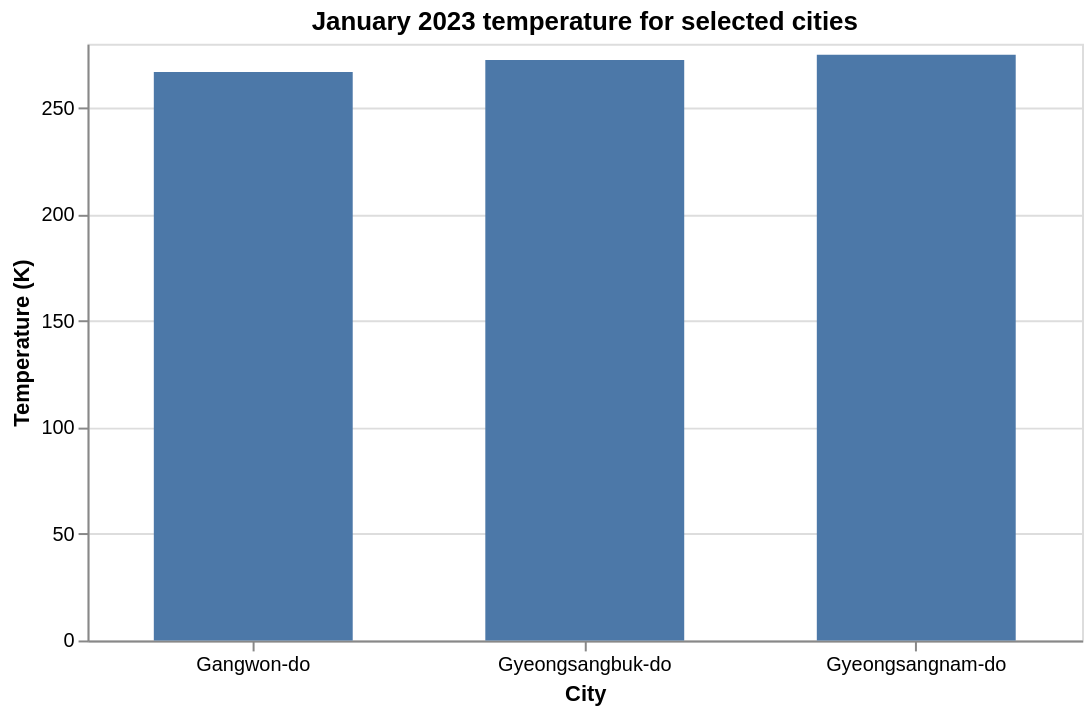

Notebook source saved alongside this figure:
### Markdown cell above
**3.** Plot the temperature for the cities as a bar chart.

### Code cell
alt.Chart(city_climates_dataframe).mark_bar(size=100).encode(
    alt.X('city:N', sort='y', axis=alt.Axis(labelAngle=0), title='City'),
    alt.Y('temperature_2m:Q', title='Temperature (K)'),
    tooltip=[
        alt.Tooltip('city:N', title='City'),
        alt.Tooltip('temperature_2m:Q', title='Temperature (K)'),
    ],
).properties(title='January 2023 temperature for selected cities', width=500)

### Figure 1 — Vega-Lite specification as saved in the notebook (floating-point values rounded to 4 significant figures)
{"config": {"view": {"continuousWidth": 300, "continuousHeight": 300}}, "data": {"name": "data-840a9a63c6eac68befad02b41ef2b62a"}, "mark": {"type": "bar", "size": 100}, "encoding": {"tooltip": [{"field": "city", "title": "City", "type": "nominal"}, {"field": "temperature_2m", "title": "Temperature (K)", "type": "quantitative"}], "x": {"axis": {"labelAngle": 0}, "field": "city", "sort": "y", "title": "City", "type": "nominal"}, "y": {"field": "temperature_2m", "title": "Temperature (K)", "type": "quantitative"}}, "title": "January 2023 temperature for selected cities", "width": 500, "$schema": "https://vega.github.io/schema/vega-lite/v6.4.1.json", "datasets": {"data-840a9a63c6eac68befad02b41ef2b62a": [{"geo": {"type": "Point", "coordinates": [128.3, 37.88]}, "city": "Gangwon-do", "dewpoint_temperature_2m": 259.9, "dewpoint_temperature_2m_max": 277.6, "dewpoint_temperature_2m_min": 239.7, "evaporation_from_bare_soil_max": 0, "evaporation_from_bare_soil_min": -5.169e-06, "evaporation_from_bare_soil_sum": -5.172e-05, "evaporation_from_open_water_surfaces_excluding_oceans_max": 7.794e-06, "evaporation_from_open_water_surfaces_excluding_oceans_min": -1.733e-06, "evaporation_from_open_water_surfaces_excluding_oceans_sum": 4.562e-05, "evaporation_from_the_top_of_canopy_max": 4.975e-06, "evaporation_from_the_top_of_canopy_min": -5.537e-05, "evaporation_from_the_top_of_canopy_sum": -0.0001795, "evaporation_from_vegetation_transpiration_max": 1.863e-09, "evaporation_from_vegetation_transpiration_min": -1.863e-09, "evaporation_from_vegetation_transpiration_sum": 1.397e-08, "forecast_albedo": 0.2689, "forecast_albedo_max": 0.3554, "forecast_albedo_min": 0.1307, "lake_bottom_temperature": 275.1, "lake_bottom_temperature_max": 275.1, "lake_bottom_temperature_min": 275.1, "lake_ice_depth": 0.5397, "lake_ice_depth_max": 0.6668, "lake_ice_depth_min": 0.4179, "lake_ice_temperature": 264.6, "lake_ice_temperature_max": 273.2, "lake_ice_temperature_min": 249.2, "lake_mix_layer_depth": 11.19, "lake_mix_layer_depth_max": 11.19, "lake_mix_layer_depth_min": 11.19, "lake_mix_layer_temperature": 273.1, "lake_mix_layer_temperature_max": 273.1, "lake_mix_layer_temperature_min": 273.1, "lake_shape_factor": 0.6478, "lake_shape_factor_max": 0.6478, "lake_shape_factor_min": 0.6478, "lake_total_layer_temperature": 273.8, "lake_total_layer_temperature_max": 273.8, "lake_total_layer_temperature_min": 273.8, "leaf_area_index_high_vegetation": 1.105, "leaf_area_index_high_vegetation_max": 1.125, "leaf_area_index_high_vegetation_min": 1.086, "leaf_area_index_low_vegetation": 2.441, "leaf_area_index_low_vegetation_max": 2.443, "leaf_area_index_low_vegetation_min": 2.439, "potential_evaporation_max": 2.052e-05, "potential_evaporation_min": -0.001369, "potential_evaporation_sum": -0.1206, "runoff_max": 0.0007838, "runoff_min": 2.924e-05, "runoff_sum": 0.02626, "skin_reservoir_content": 9.32e-05, "skin_reservoir_content_max": 0.000228, "skin_reservoir_content_min": -1.11e-19, "skin_temperature": 264.3, "skin_temperature_max": 284.8, "skin_temperature_min": 237.6, "snow_albedo": 0.6895, "snow_albedo_max": 0.8426, "snow_albedo_min": 0.5501, "snow_cover": 71.02, "snow_cover_max": 100.0, "snow_cover_min": 17.01, "snow_density": 152.7, "snow_density_max": 158.5, "snow_density_min": 139.0, "snow_depth": 0.09779, "snow_depth_max": 0.1709, "snow_depth_min": 0.01758, "snow_depth_water_equivalent": 0.01502, "snow_depth_water_equivalent_max": 0.02574, "snow_depth_water_equivalent_min": 0.002594, "snow_evaporation_max": 7.857e-06, "snow_evaporation_min": -0.0001284, "snow_evaporation_sum": -0.009285, "snowfall_max": 0.001526, "snowfall_min": -9.313e-10, "snowfall_sum": 0.03302, "snowmelt_max": 0.00105, "snowmelt_min": -1.863e-09, "snowmelt_sum": 0.008324, "soil_temperature_level_1": 270.8, "soil_temperature_level_1_max": 272.3, "soil_temperature_level_1_min": 265.4, "soil_temperature_level_2": 271.2, "soil_temperature_level_2_max": 271.9, "soil_temperature_level_2_min": 268.0, "soil_temperature_level_3": 273.1, "soil_temperature_level_3_max": 273.3, "soil_temperature_level_3_min": 273.1, "soil_temperature_level_4": 278.3, "soil_temperature_level_4_max": 280.3, "soil_temperature_level_4_min": 276.7, "sub_surface_runoff_max": 3.514e-05, "sub_surface_runoff_min": 2.923e-05, "sub_surface_runoff_sum": 0.0236, "surface_latent_heat_flux_max": 27210, "surface_latent_heat_flux_min": -364000.0, "surface_latent_heat_flux_sum": -26322756, "surface_net_solar_radiation_max": 1580887, "surface_net_solar_radiation_min": 0, "surface_net_solar_radiation_sum": 226019120, "surface_net_thermal_radiation_max": 101206, "surface_net_thermal_radiation_min": -501000.0, "surface_net_thermal_radiation_sum": -172130146, "surface_pressure": 94850.0, "surface_pressure_max": 95570.0, "surface_pressure_min": 93740.0, "surface_runoff_max": 0.0007517, "surface_runoff_min": -7.451e-09, "surface_runoff_sum": 0.002664, "surface_sensible_heat_flux_max": 342780, "surface_sensible_heat_flux_min": -905923, "surface_sensible_heat_flux_sum": -49952708, "surface_solar_radiation_downwards_max": 2204833, "surface_solar_radiation_downwards_min": -2, "surface_solar_radiation_downwards_sum": 312109152, "surface_thermal_radiation_downwards_max": 1243000.0, "surface_thermal_radiation_downwards_min": 433992, "surface_thermal_radiation_downwards_sum": 569007158, "temperature_2m": 266.7, "temperature_2m_max": 282.7, "temperature_2m_min": 247.9, "temperature_of_snow_layer": 262.8, "temperature_of_snow_layer_max": 273.2, "temperature_of_snow_layer_min": 241.5, "total_evaporation_max": 1.081e-05, "total_evaporation_min": -0.0001284, "total_evaporation_sum": -0.009287, "total_precipitation_max": 0.004163, "total_precipitation_min": -1.751e-08, "total_precipitation_sum": 0.05832, "u_component_of_wind_10m": 1.314, "u_component_of_wind_10m_max": 4.649, "u_component_of_wind_10m_min": -2.822, "v_component_of_wind_10m": 0.7091, "v_component_of_wind_10m_max": 2.747, "v_component_of_wind_10m_min": -1.581, "volumetric_soil_water_layer_1": 0.375, "volumetric_soil_water_layer_1_max": 0.439, "volumetric_soil_water_layer_1_min": 0.3617, "volumetric_soil_water_layer_2": 0.3585, "volumetric_soil_water_layer_2_max": 0.4136, "volumetric_soil_water_layer_2_min": 0.3312, "volumetric_soil_water_layer_3": 0.337, "volumetric_soil_water_layer_3_max": 0.3454, "volumetric_soil_water_layer_3_min": 0.326, "volumetric_soil_water_layer_4": 0.3821, "volumetric_soil_water_layer_4_max": 0.3848, "volumetric_soil_water_layer_4_min": 0.3799}, {"geo": {"type": "Point", "coordinates": [128.7, 36.3]}, "city": "Gyeongsangbuk-do", "dewpoint_temperature_2m": 263.2, "dewpoint_temperature_2m_max": 285.7, "dewpoint_temperature_2m_min": 242.8, "evaporation_from_bare_soil_max": 0, "evaporation_from_bare_soil_min": -0.0001192, "evaporation_from_bare_soil_sum": -0.001224, "evaporation_from_open_water_surfaces_excluding_oceans_max": 6.275e-05, "evaporation_from_open_water_surfaces_excluding_oceans_min": -1.99e-05, "evaporation_from_open_water_surfaces_excluding_oceans_sum": -0.0009405, "evaporation_from_the_top_of_canopy_max": 4.158e-06, "evaporation_from_the_top_of_canopy_min": -0.0001732, "evaporation_from_the_top_of_canopy_sum": -0.001323, "evaporation_from_vegetation_transpiration_max": 8.81e-07, "evaporation_from_vegetation_transpiration_min": -8.1e-07, "evaporation_from_vegetation_transpiration_sum": -0.000114, "forecast_albedo": 0.1494, "forecast_albedo_max": 0.1789, "forecast_albedo_min": 0.1189, "lake_bottom_temperature": 274.5, "lake_bottom_temperature_max": 274.5, "lake_bottom_temperature_min": 274.4, "lake_ice_depth": 0.1459, "lake_ice_depth_max": 0.2906, "lake_ice_depth_min": 0.05786, "lake_ice_temperature": 269.5, "lake_ice_temperature_max": 273.2, "lake_ice_temperature_min": 255.1, "lake_mix_layer_depth": 8.912, "lake_mix_layer_depth_max": 10.37, "lake_mix_layer_depth_min": 8.293, "lake_mix_layer_temperature": 273.2, "lake_mix_layer_temperature_max": 273.3, "lake_mix_layer_temperature_min": 273.1, "lake_shape_factor": 0.6615, "lake_shape_factor_max": 0.6644, "lake_shape_factor_min": 0.6569, "lake_total_layer_temperature": 273.7, "lake_total_layer_temperature_max": 273.9, "lake_total_layer_temperature_min": 273.7, "leaf_area_index_high_vegetation": 1.453, "leaf_area_index_high_vegetation_max": 1.456, "leaf_area_index_high_vegetation_min": 1.444, "leaf_area_index_low_vegetation": 2.788, "leaf_area_index_low_vegetation_max": 2.788, "leaf_area_index_low_vegetation_min": 2.787, "potential_evaporation_max": 6.36e-05, "potential_evaporation_min": -0.000608, "potential_evaporation_sum": -0.09203, "runoff_max": 0.0003643, "runoff_min": 3.71e-06, "runoff_sum": 0.003728, "skin_reservoir_content": 3.168e-05, "skin_reservoir_content_max": 0.0003196, "skin_reservoir_content_min": -1.11e-19, "skin_temperature": 271.1, "skin_temperature_max": 288.2, "skin_temperature_min": 256.6, "snow_albedo": 0.5559, "snow_albedo_max": 0.63, "snow_albedo_min": 0.5205, "snow_cover": 13.0, "snow_cover_max": 24.19, "snow_cover_min": 0.4297, "snow_density": 152.9, "snow_density_max": 155.2, "snow_density_min": 144.3, "snow_depth": 0.01296, "snow_depth_max": 0.02344, "snow_depth_min": -7.345e-24, "snow_depth_water_equivalent": 0.001983, "snow_depth_water_equivalent_max": 0.003725, "snow_depth_water_equivalent_min": 6.676e-05, "snow_evaporation_max": 1.269e-06, "snow_evaporation_min": -2.937e-05, "snow_evaporation_sum": -0.002993, "snowfall_max": 0.001003, "snowfall_min": -3.725e-09, "snowfall_sum": 0.00518, "snowmelt_max": 0.0001607, "snowmelt_min": -1.863e-09, "snowmelt_sum": 0.004728, "soil_temperature_level_1": 272.5, "soil_temperature_level_1_max": 278.3, "soil_temperature_level_1_min": 266.5, "soil_temperature_level_2": 273.0, "soil_temperature_level_2_max": 275.0, "soil_temperature_level_2_min": 272.3, "soil_temperature_level_3": 275.3, "soil_temperature_level_3_max": 275.7, "soil_temperature_level_3_min": 274.5, "soil_temperature_level_4": 281.8, "soil_temperature_level_4_max": 284.0, "soil_temperature_level_4_min": 279.9, "sub_surface_runoff_max": 3.777e-06, "sub_surface_runoff_min": 3.718e-06, "sub_surface_runoff_sum": 0.002783, "surface_latent_heat_flux_max": 159204, "surface_latent_heat_flux_min": -450200.0, "surface_latent_heat_flux_sum": -17476468, "surface_net_solar_radiation_max": 1943502, "surface_net_solar_radiation_min": 0, "surface_net_solar_radiation_sum": 274651094, "surface_net_thermal_radiation_max": 104786, "surface_net_thermal_radiation_min": -513700.0, "surface_net_thermal_radiation_sum": -204110024, "surface_pressure": 100200.0, "surface_pressure_max": 101000.0, "surface_pressure_min": 98740.0, "surface_runoff_max": 0.0003606, "surface_runoff_min": -7.451e-09, "surface_runoff_sum": 0.0009447, "surface_sensible_heat_flux_max": 294607, "surface_sensible_heat_flux_min": -1476704, "surface_sensible_heat_flux_sum": -67136220, "surface_solar_radiation_downwards_max": 2268827, "surface_solar_radiation_downwards_min": -2, "surface_solar_radiation_downwards_sum": 323693712, "surface_thermal_radiation_downwards_max": 1340000.0, "surface_thermal_radiation_downwards_min": 475076, "surface_thermal_radiation_downwards_sum": 611865914, "temperature_2m": 272.3, "temperature_2m_max": 286.2, "temperature_2m_min": 256.9, "temperature_of_snow_layer": 266.5, "temperature_of_snow_layer_max": 273.2, "temperature_of_snow_layer_min": 253.1, "total_evaporation_max": 6.36e-05, "total_evaporation_min": -0.0001793, "total_evaporation_sum": -0.006586, "total_precipitation_max": 0.003989, "total_precipitation_min": -2.428e-08, "total_precipitation_sum": 0.03264, "u_component_of_wind_10m": 1.857, "u_component_of_wind_10m_max": 6.488, "u_component_of_wind_10m_min": -2.827, "v_component_of_wind_10m": -0.6454, "v_component_of_wind_10m_max": 3.117, "v_component_of_wind_10m_min": -3.846, "volumetric_soil_water_layer_1": 0.3487, "volumetric_soil_water_layer_1_max": 0.439, "volumetric_soil_water_layer_1_min": 0.3177, "volumetric_soil_water_layer_2": 0.3451, "volumetric_soil_water_layer_2_max": 0.389, "volumetric_soil_water_layer_2_min": 0.3164, "volumetric_soil_water_layer_3": 0.3165, "volumetric_soil_water_layer_3_max": 0.33, "volumetric_soil_water_layer_3_min": 0.305, "volumetric_soil_water_layer_4": 0.323, "volumetric_soil_water_layer_4_max": 0.3232, "volumetric_soil_water_layer_4_min": 0.3228}, {"geo": {"type": "Point", "coordinates": [128.7, 35.23]}, "city": "Gyeongsangnam-do", "dewpoint_temperature_2m": 266.8, "dewpoint_temperature_2m_max": 287.4, "dewpoint_temperature_2m_min": 247.9, "evaporation_from_bare_soil_max": 0, "evaporation_from_bare_soil_min": -0.0001684, "evaporation_from_bare_soil_sum": -0.01737, "evaporation_from_open_water_surfaces_excluding_oceans_max": 1.753e-05, "evaporation_from_open_water_surfaces_excluding_oceans_min": -2.566e-05, "evaporation_from_open_water_surfaces_excluding_oceans_sum": -0.003782, "evaporation_from_the_top_of_canopy_max": 2.453e-05, "evaporation_from_the_top_of_canopy_min": -0.0001136, "evaporation_from_the_top_of_canopy_sum": -0.002677, "evaporation_from_vegetation_transpiration_max": 1.398e-05, "evaporation_from_vegetation_transpiration_min": -1.647e-05, "evaporation_from_vegetation_transpiration_sum": -0.001844, "forecast_albedo": 0.1222, "forecast_albedo_max": 0.1385, "forecast_albedo_min": 0.1174, "lake_bottom_temperature": 273.6, "lake_bottom_temperature_max": 275.7, "lake_bottom_temperature_min": 273.2, "lake_ice_depth": 0.04309, "lake_ice_depth_max": 0.09576, "lake_ice_depth_min": -6.939e-18, "lake_ice_temperature": 271.6, "lake_ice_temperature_max": 273.2, "lake_ice_temperature_min": 255.4, "lake_mix_layer_depth": 2.031, "lake_mix_layer_depth_max": 5.655, "lake_mix_layer_depth_min": -7.105e-15, "lake_mix_layer_temperature": 273.5, "lake_mix_layer_temperature_max": 275.7, "lake_mix_layer_temperature_min": 273.1, "lake_shape_factor": 0.6499, "lake_shape_factor_max": 0.6516, "lake_shape_factor_min": 0.646, "lake_total_layer_temperature": 273.6, "lake_total_layer_temperature_max": 275.7, "lake_total_layer_temperature_min": 273.2, "leaf_area_index_high_vegetation": 1.676, "leaf_area_index_high_vegetation_max": 1.692, "leaf_area_index_high_vegetation_min": 1.671, "leaf_area_index_low_vegetation": 2.248, "leaf_area_index_low_vegetation_max": 2.262, "leaf_area_index_low_vegetation_min": 2.243, "potential_evaporation_max": 3.089e-05, "potential_evaporation_min": -0.0006247, "potential_evaporation_sum": -0.1118, "runoff_max": 0.004347, "runoff_min": 3.681e-06, "runoff_sum": 0.01128, "skin_reservoir_content": 3.63e-05, "skin_reservoir_content_max": 0.0003697, "skin_reservoir_content_min": -1.11e-19, "skin_temperature": 274.3, "skin_temperature_max": 290.0, "skin_temperature_min": 261.2, "snow_albedo": 0.6737, "snow_albedo_max": 0.88, "snow_albedo_min": 0.52, "snow_cover": 0.4485, "snow_cover_max": 2.777, "snow_cover_min": 0.0, "snow_density": 148.6, "snow_density_max": 167.3, "snow_density_min": 100.0, "snow_depth": 0.0004371, "snow_depth_max": 0.00293, "snow_depth_min": -7.345e-24, "snow_depth_water_equivalent": 7.138e-05, "snow_depth_water_equivalent_max": 0.0004339, "snow_depth_water_equivalent_min": -7.345e-25, "snow_evaporation_max": 1.92e-07, "snow_evaporation_min": -5.95e-06, "snow_evaporation_sum": -0.0002051, "snowfall_max": 0.0001104, "snowfall_min": -3.725e-09, "snowfall_sum": 0.0005423, "snowmelt_max": 1.429e-05, "snowmelt_min": -1.863e-09, "snowmelt_sum": 0.0001424, "soil_temperature_level_1": 275.0, "soil_temperature_level_1_max": 284.5, "soil_temperature_level_1_min": 271.4, "soil_temperature_level_2": 275.8, "soil_temperature_level_2_max": 282.0, "soil_temperature_level_2_min": 273.5, "soil_temperature_level_3": 278.3, "soil_temperature_level_3_max": 280.1, "soil_temperature_level_3_min": 276.5, "soil_temperature_level_4": 284.4, "soil_temperature_level_4_max": 286.4, "soil_temperature_level_4_min": 282.7, "sub_surface_runoff_max": 3.882e-06, "sub_surface_runoff_min": 3.695e-06, "sub_surface_runoff_sum": 0.002797, "surface_latent_heat_flux_max": 62760, "surface_latent_heat_flux_min": -487200.0, "surface_latent_heat_flux_sum": -64895176, "surface_net_solar_radiation_max": 2030811, "surface_net_solar_radiation_min": 0, "surface_net_solar_radiation_sum": 303030756, "surface_net_thermal_radiation_max": 54644, "surface_net_thermal_radiation_min": -531600.0, "surface_net_thermal_radiation_sum": -214276426, "surface_pressure": 100800.0, "surface_pressure_max": 101600.0, "surface_pressure_min": 99300.0, "surface_runoff_max": 0.004343, "surface_runoff_min": -1.49e-08, "surface_runoff_sum": 0.008487, "surface_sensible_heat_flux_max": 292284, "surface_sensible_heat_flux_min": -1269448, "surface_sensible_heat_flux_sum": -38237676, "surface_solar_radiation_downwards_max": 2334128, "surface_solar_radiation_downwards_min": -2, "surface_solar_radiation_downwards_sum": 345310798, "surface_thermal_radiation_downwards_max": 1387000.0, "surface_thermal_radiation_downwards_min": 568404, "surface_thermal_radiation_downwards_sum": 639441278, "temperature_2m": 274.9, "temperature_2m_max": 287.8, "temperature_2m_min": 260.8, "temperature_of_snow_layer": 269.2, "temperature_of_snow_layer_max": 273.2, "temperature_of_snow_layer_min": 255.1, "total_evaporation_max": 2.51e-05, "total_evaporation_min": -0.0001947, "total_evaporation_sum": -0.02588, "total_precipitation_max": 0.008408, "total_precipitation_min": -2.428e-08, "total_precipitation_sum": 0.05493, "u_component_of_wind_10m": 1.622, "u_component_of_wind_10m_max": 6.609, "u_component_of_wind_10m_min": -2.941, "v_component_of_wind_10m": -1.809, "v_component_of_wind_10m_max": 8.049, "v_component_of_wind_10m_min": -5.964, "volumetric_soil_water_layer_1": 0.33, "volumetric_soil_water_layer_1_max": 0.43, "volumetric_soil_water_layer_1_min": 0.2808, "volumetric_soil_water_layer_2": 0.3328, "volumetric_soil_water_layer_2_max": 0.4179, "volumetric_soil_water_layer_2_min": 0.2893, "volumetric_soil_water_layer_3": 0.3132, "volumetric_soil_water_layer_3_max": 0.3257, "volumetric_soil_water_layer_3_min": 0.2978, "volumetric_soil_water_layer_4": 0.3284, "volumetric_soil_water_layer_4_max": 0.3293, "volumetric_soil_water_layer_4_min": 0.3279}]}}
